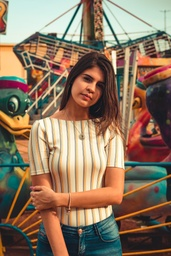
#> input picture pexels-leonne-brito-1844012.jpg, 171 x 256 px, shrunk from 3086 x 4629 before the run
$ jupyter execute img.ipynb
#> lines starting #> are read from the running program, lines starting #| are printed output that depends on the picture
[cell 1]
from PIL import Image, ImageFilter
import numpy as np
import os

[cell 2]
# me = Image.open("also_me.jpg").transpose(Image.ROTATE_90).filter(ImageFilter.GaussianBlur(2))
me = Image.open("pexels-leonne-brito-1844012.jpg").filter(ImageFilter.GaussianBlur(2))
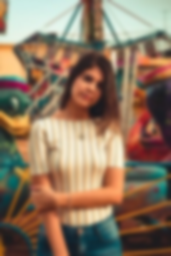
#> me: PIL image 171x256 RGB; mean R, G, B 140.5, 118.2, 97
me.resize(np.array(me.size)//10)
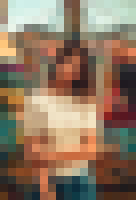
#> Out: PIL image 17x25 RGB (shown 8 times larger); mean R, G, B 140.5, 118.3, 97.1

[cell 3]
np.array(me).shape
#> Out = (256, 171, 3)

[cell 4]
import matplotlib.pyplot as plt
from sklearn.cluster import KMeans
from tqdm import tqdm

print("Making estimators")
estimators = {f"{i}-clusters": KMeans(i, n_init='auto') for i in tqdm(range(10,100,10))}
colors_all = np.array(me).reshape((-1, 3))
print("Fitting estimators")
for e in tqdm(estimators):
    # print(f"Fitting estimator {e}")
    estimators[e].fit(colors_all)

[cell 5]
try:
    os.mkdir("girl")
except FileExistsError:
    print("adding to existing dir")
shape = np.array(me).shape
#> shape = (256, 171, 3)
colors_all = np.array(me).reshape((-1, 3))
for e in tqdm(estimators):
    cols = np.array(list(map(lambda i:estimators[e].cluster_centers_[i], estimators[e].predict(colors_all))))
    img = Image.fromarray(cols.reshape(shape).astype("uint8"))
    img.save(os.path.join("girl", f"{e}.png"))
#> this loop made 9 passes
#> pass 1, `img = Image.fromarray(cols.reshape(shape).astype("uint8"))`:
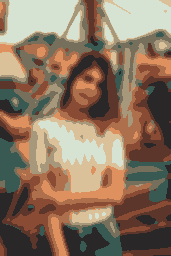
#> img: PIL image 171x256 RGB; mean R, G, B 140, 117.7, 96.6
#> pass 2, `img = Image.fromarray(cols.reshape(shape).astype("uint8"))`:
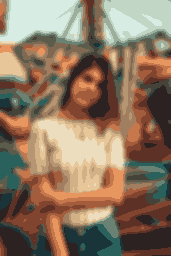
#> img: PIL image 171x256 RGB; mean R, G, B 140, 117.8, 96.7
#> pass 3, `img = Image.fromarray(cols.reshape(shape).astype("uint8"))`:
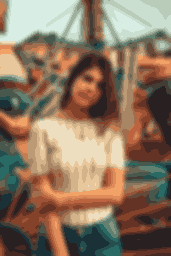
#> img: PIL image 171x256 RGB; mean R, G, B 139.9, 117.7, 96.5

[cell 6]
byte_size = np.multiply(*me.size)*3
#> byte_size = 131328
print(f"Original File Size: {round(byte_size/10**4)/10**2}MB")
#| Original File Size: 0.13MB

[cell 7]
def compressed_size(n_centers):
    # n_centers = 90
#> called with n_centers = 90
    pixel_count = np.multiply(*me.size)
#> pixel_count = 43776
    return pixel_count+n_centers*3
print(f"Compressed File Size: {round((compressed_size(90))/10**4)/10**2}MB")
